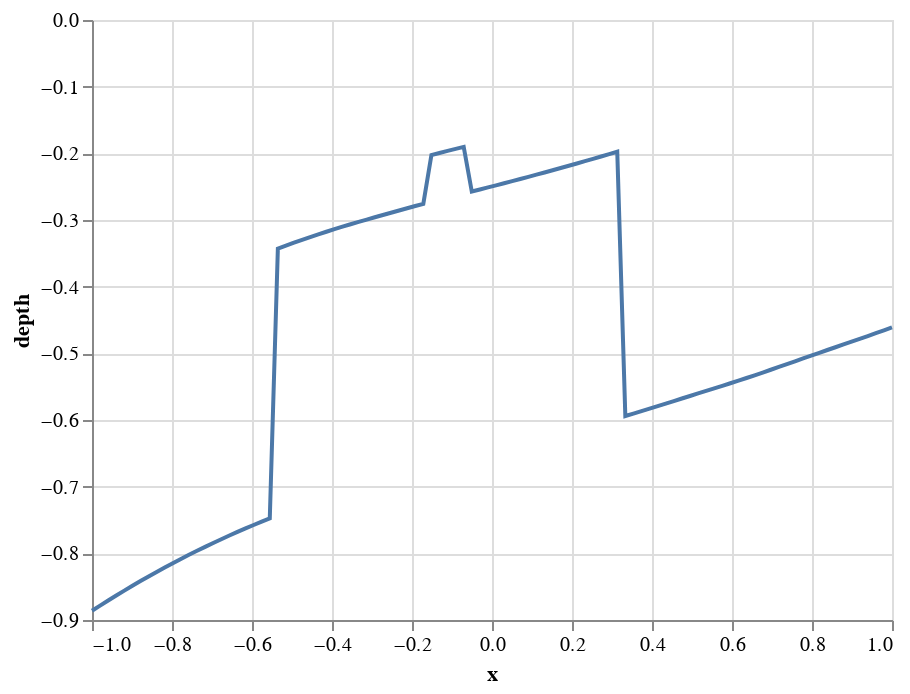

Notebook cell for this chart:
### Markdown cell above
## The scenario
It is Xmas Eve and Santa has to deliver his presents to all the kids around the world.
Unfortunately it has been a really cold winter and some houses are completely blanketed by snow.
Santa has a shovel and could dig down to the chimney of each house to deliver his presents if only he knew where the chimneys were.

Fortunately Rudolph can help.
He can measure the depth of the snow at any point with his antlers but unfortunately this takes some time and the measurements are noisy.

Santa only has one night to deliver his presents, how can he find the chimneys in time?

Let's examine what a typical house's skyline looks like.
`x` represents the location and `depth` measures the depth below the snowline.

### Code cell
x, depth = bb.random_submerged_skyline(100)
house = pd.DataFrame(dict(x=x, depth=depth))
house_chart = (
    alt.Chart(house)
    .mark_line()
    .encode(x='x', y='depth'))
house_chart

### Figure 1 — Vega-Lite specification as saved in the notebook (floating-point values rounded to 4 significant figures)
{"config": {"view": {"continuousWidth": 400, "continuousHeight": 300}}, "data": {"name": "data-826e7ab5a2fbd1c23baf8a440c3516a0"}, "mark": "line", "encoding": {"x": {"type": "quantitative", "field": "x"}, "y": {"type": "quantitative", "field": "depth"}}, "$schema": "https://vega.github.io/schema/vega-lite/v4.8.1.json", "datasets": {"data-826e7ab5a2fbd1c23baf8a440c3516a0": [{"x": -1.0, "depth": -0.8862}, {"x": -0.9798, "depth": -0.8784}, {"x": -0.9596, "depth": -0.8708}, {"x": -0.9394, "depth": -0.8633}, {"x": -0.9192, "depth": -0.8559}, {"x": -0.899, "depth": -0.8487}, {"x": -0.8788, "depth": -0.8416}, {"x": -0.8586, "depth": -0.8347}, {"x": -0.8384, "depth": -0.8279}, {"x": -0.8182, "depth": -0.8213}, {"x": -0.798, "depth": -0.8148}, {"x": -0.7778, "depth": -0.8085}, {"x": -0.7576, "depth": -0.8023}, {"x": -0.7374, "depth": -0.7962}, {"x": -0.7172, "depth": -0.7903}, {"x": -0.697, "depth": -0.7845}, {"x": -0.6768, "depth": -0.7788}, {"x": -0.6566, "depth": -0.7733}, {"x": -0.6364, "depth": -0.7679}, {"x": -0.6162, "depth": -0.7626}, {"x": -0.596, "depth": -0.7575}, {"x": -0.5758, "depth": -0.7525}, {"x": -0.5556, "depth": -0.7477}, {"x": -0.5354, "depth": -0.343}, {"x": -0.5152, "depth": -0.3384}, {"x": -0.4949, "depth": -0.334}, {"x": -0.4747, "depth": -0.3298}, {"x": -0.4545, "depth": -0.3256}, {"x": -0.4343, "depth": -0.3216}, {"x": -0.4141, "depth": -0.3176}, {"x": -0.3939, "depth": -0.3138}, {"x": -0.3737, "depth": -0.3101}, {"x": -0.3535, "depth": -0.3064}, {"x": -0.3333, "depth": -0.3028}, {"x": -0.3131, "depth": -0.2993}, {"x": -0.2929, "depth": -0.2959}, {"x": -0.2727, "depth": -0.2925}, {"x": -0.2525, "depth": -0.2891}, {"x": -0.2323, "depth": -0.2857}, {"x": -0.2121, "depth": -0.2824}, {"x": -0.1919, "depth": -0.2791}, {"x": -0.1717, "depth": -0.2758}, {"x": -0.1515, "depth": -0.2027}, {"x": -0.1313, "depth": -0.1995}, {"x": -0.1111, "depth": -0.1964}, {"x": -0.09091, "depth": -0.1933}, {"x": -0.07071, "depth": -0.1903}, {"x": -0.05051, "depth": -0.2572}, {"x": -0.0303, "depth": -0.2542}, {"x": -0.0101, "depth": -0.2511}, {"x": 0.0101, "depth": -0.248}, {"x": 0.0303, "depth": -0.2449}, {"x": 0.05051, "depth": -0.2417}, {"x": 0.07071, "depth": -0.2385}, {"x": 0.09091, "depth": -0.2353}, {"x": 0.1111, "depth": -0.232}, {"x": 0.1313, "depth": -0.2287}, {"x": 0.1515, "depth": -0.2254}, {"x": 0.1717, "depth": -0.222}, {"x": 0.1919, "depth": -0.2186}, {"x": 0.2121, "depth": -0.2152}, {"x": 0.2323, "depth": -0.2117}, {"x": 0.2525, "depth": -0.2083}, {"x": 0.2727, "depth": -0.2047}, {"x": 0.2929, "depth": -0.2012}, {"x": 0.3131, "depth": -0.1976}, {"x": 0.3333, "depth": -0.594}, {"x": 0.3535, "depth": -0.5904}, {"x": 0.3737, "depth": -0.5867}, {"x": 0.3939, "depth": -0.583}, {"x": 0.4141, "depth": -0.5792}, {"x": 0.4343, "depth": -0.5754}, {"x": 0.4545, "depth": -0.5716}, {"x": 0.4747, "depth": -0.5678}, {"x": 0.4949, "depth": -0.564}, {"x": 0.5152, "depth": -0.5602}, {"x": 0.5354, "depth": -0.5564}, {"x": 0.5556, "depth": -0.5526}, {"x": 0.5758, "depth": -0.5488}, {"x": 0.596, "depth": -0.5449}, {"x": 0.6162, "depth": -0.541}, {"x": 0.6364, "depth": -0.537}, {"x": 0.6566, "depth": -0.5329}, {"x": 0.6768, "depth": -0.5288}, {"x": 0.697, "depth": -0.5246}, {"x": 0.7172, "depth": -0.5204}, {"x": 0.7374, "depth": -0.5162}, {"x": 0.7576, "depth": -0.5119}, {"x": 0.7778, "depth": -0.5076}, {"x": 0.798, "depth": -0.5034}, {"x": 0.8182, "depth": -0.4992}, {"x": 0.8384, "depth": -0.495}, {"x": 0.8586, "depth": -0.4909}, {"x": 0.8788, "depth": -0.4867}, {"x": 0.899, "depth": -0.4825}, {"x": 0.9192, "depth": -0.4783}, {"x": 0.9394, "depth": -0.474}, {"x": 0.9596, "depth": -0.4698}, {"x": 0.9798, "depth": -0.4655}, {"x": 1.0, "depth": -0.4612}]}}
